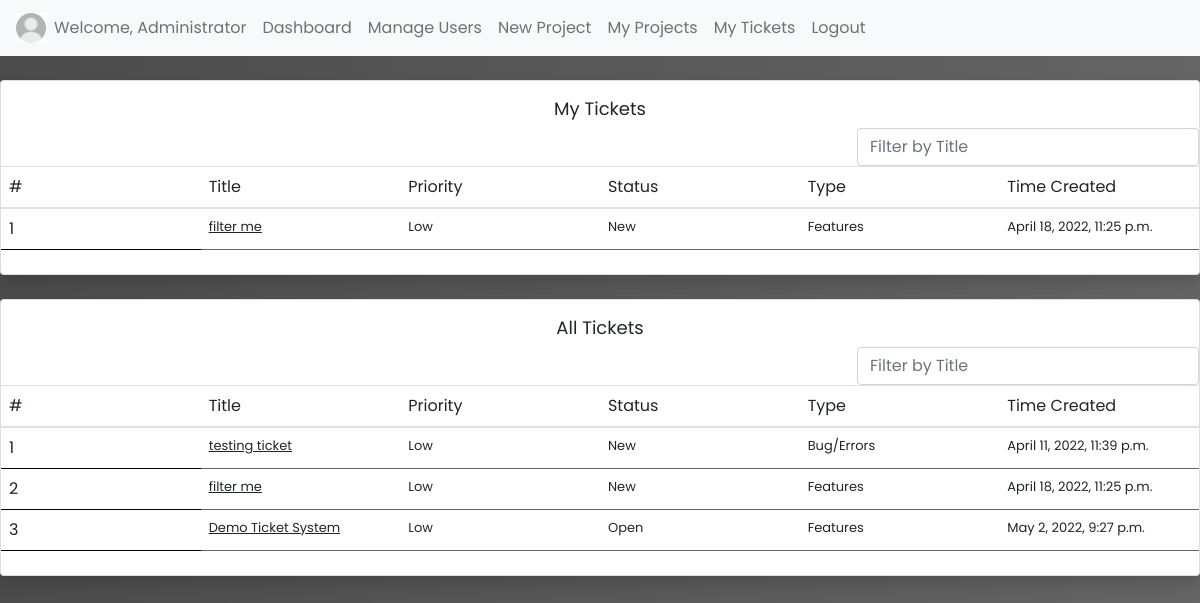
The page /my-tickets (signed in) on the database as committed earlier.
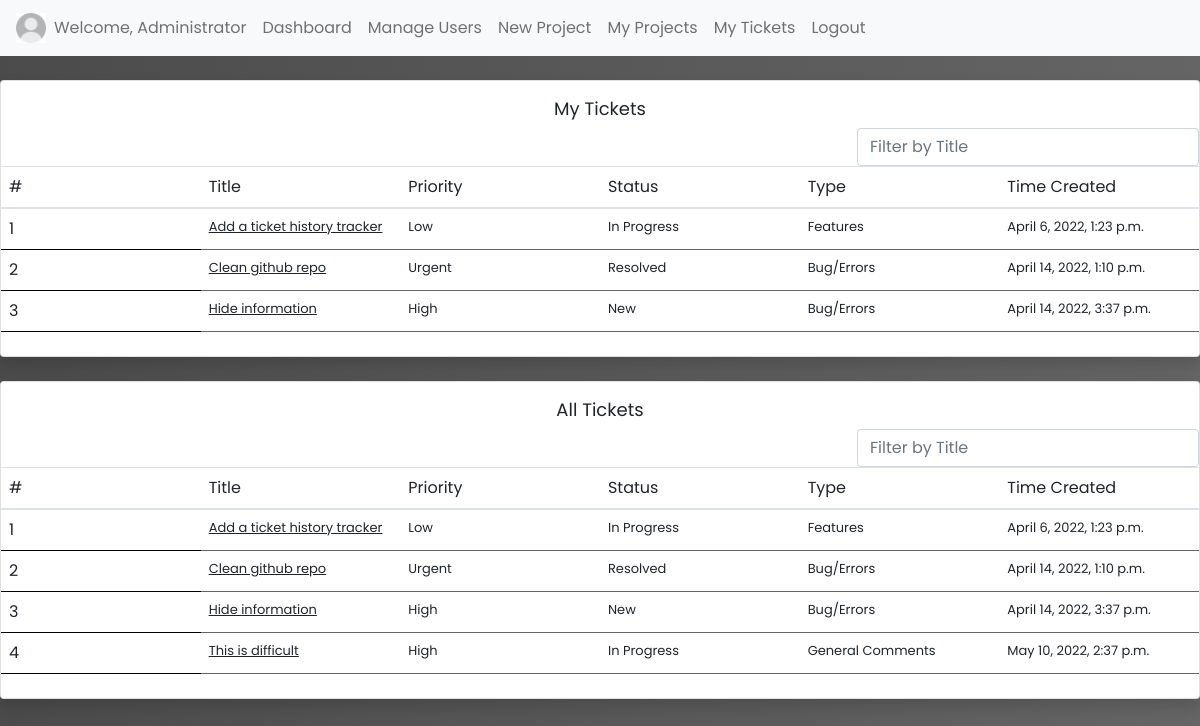
The same page on the database as committed later.
### trackersite/models.py (models this page shows)
class Ticket(models.Model):
    project = models.ForeignKey(Project, on_delete=models.CASCADE)
    title = models.CharField(max_length=30)
    submitter = models.ForeignKey(User, on_delete=models.CASCADE)
    desc = models.TextField(max_length=400)
    class Priority(models.TextChoices):
        LOW = "Low",
        MEDIUM = "Medium",
        HIGH = "High",
        URGENT = "Urgent",
    priority = models.CharField(max_length=6, choices=Priority.choices, default=Priority.LOW)
    class Status(models.TextChoices):
        NEW = "New",
        OPEN = "Open",
        RSLVD = "Resolved",
        PRGRS = "In Progress",
    status = models.CharField(max_length=11, choices=Status.choices, default=Status.NEW)
    timestamp = models.DateTimeField(auto_now_add=True)
    class Types(models.TextChoices):
        BUGS = "Bug/Errors",
        FEAT = "Features",
        COMM = "General Comments",
    type = models.CharField(max_length=16, choices=Types.choices, default=Types.BUGS)
    assigned_to = models.ForeignKey(User, on_delete=models.SET_NULL, null=True, related_name="assigned_user")

### trackersite/views.py (the view)
# urls.py: path("my-tickets", views.tickets, name="my_tickets"),
@login_required
def tickets(request):
    myTickets = models.Ticket.objects.filter(Q(submitter_id = request.user.id) | Q(assigned_to = request.user.id)).order_by('timestamp')
    allTickets = models.Ticket.objects.filter().order_by('timestamp')
    return render(request, 'trackersite/my_tickets.html', {
        "tickets": myTickets, "allTickets": allTickets,
    })

### trackersite/templates/trackersite/my_tickets.html
{% extends 'trackersite/layout.html' %}
{% block body_class %}gbody page-top{% endblock %}
{% block body %}
<br><div class="card shadow border-start-primary py-2">
    <div style="justify-content:center; display: flex; padding: 0.5%; font-size: large;">My Tickets</div>
    <div class="form-inline" style="justify-content: right;">
        <input class="form-control" type="search" placeholder="Filter by Title" aria-label="Search" id="searchBar1" onkeyup="search_names('searchBar1', 'titles1')">
    </div>
    <div>
        <table class="table projects">
            <thead>
                <tr>
                <th scope="col">#</th>
                <th scope="col">Title</th>
                <th scope="col">Priority</th>
                <th scope="col">Status</th>
                <th scope="col">Type</th>
                <th scope="col">Time Created</th>
                </tr>
            </thead>
            <tbody>
                {% for ticket in tickets %}
                <tr>
                    <th scope="row">{{ forloop.counter }}</th>
                    <td><a class="titles1 hlink" href="{% url 'load_ticket' ticket.id %}" >{{ticket.title}}</a></td>
                    <td>{{ticket.priority}}</td>
                    <td>{{ticket.status}}</td>
                    <td>{{ticket.type}}</td>
                    <td>{{ticket.timestamp}}</td>
                </tr>
                {% endfor %}
    </tbody>
        </table>
    </div>
</div>
<br><div class="card shadow border-start-primary py-2">
    <div style="justify-content:center; display: flex; padding: 0.5%; font-size: large;">All Tickets</div>
    <div class="form-inline" style="justify-content: right;">
        <input class="form-control" type="search" placeholder="Filter by Title" aria-label="Search" id="searchBar2" onkeyup="search_names('searchBar2', 'titles2')">
    </div>
    <div>
        <table class="table projects">
            <thead>
                <tr>
                <th scope="col">#</th>
                <th scope="col">Title</th>
                <th scope="col">Priority</th>
                <th scope="col">Status</th>
                <th scope="col">Type</th>
                <th scope="col">Time Created</th>
                </tr>
            </thead>
            <tbody>
                {% for ticket in allTickets %}
                <tr>
                    <th scope="row">{{ forloop.counter }}</th>
                    <td><a class="titles2 hlink" href="{% url 'load_ticket' ticket.id %}" >{{ticket.title}}</a></td>
                    <td>{{ticket.priority}}</td>
                    <td>{{ticket.status}}</td>
                    <td>{{ticket.type}}</td>
                    <td>{{ticket.timestamp}}</td>
                </tr>
                {% endfor %}
    </tbody>
        </table>
    </div>
</div>
{% endblock %}

Rows that differ between the two databases and show on the page:
removed Ticket: title "filter me", priority "Low", status "New", type "Features", timestamp "April 18, 2022, 11:25 p.m."
removed Ticket: title "testing ticket", priority "Low", status "New", type "Bug/Errors", timestamp "April 11, 2022, 11:39 p.m."
removed Ticket: title "Demo Ticket System", priority "Low", status "Open", type "Features", timestamp "May 2, 2022, 9:27 p.m."
added Ticket: title "Add a ticket history tracker", priority "Low", status "In Progress", type "Features", timestamp "April 6, 2022, 1:23 p.m."
added Ticket: title "Clean github repo", priority "Urgent", status "Resolved", type "Bug/Errors", timestamp "April 14, 2022, 1:10 p.m."
added Ticket: title "Hide information", priority "High", status "New", type "Bug/Errors", timestamp "April 14, 2022, 3:37 p.m."
added Ticket: title "This is difficult", priority "High", status "In Progress", type "General Comments", timestamp "May 10, 2022, 2:37 p.m."
